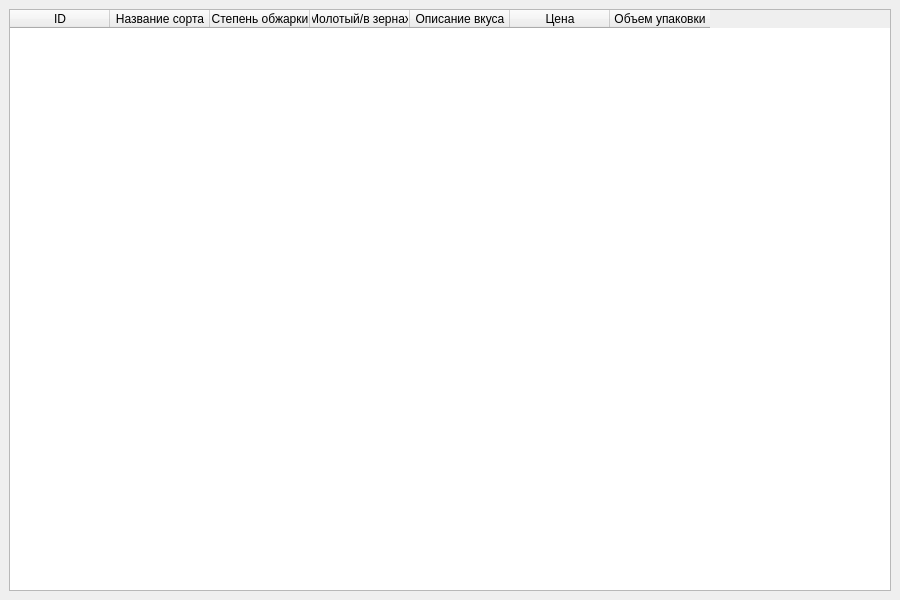
<?xml version="1.0" encoding="UTF-8"?>
<ui version="4.0">
 <class>Window</class>
 <widget class="QMainWindow" name="Window">
  <property name="geometry">
   <rect>
    <x>0</x>
    <y>0</y>
    <width>900</width>
    <height>600</height>
   </rect>
  </property>
  <property name="windowTitle">
   <string>Эспрессо</string>
  </property>
  <widget class="QWidget" name="centralwidget">
   <layout class="QVBoxLayout" name="verticalLayout">
    <item>
     <widget class="QTableWidget" name="table">
      <column>
       <property name="text">
        <string>ID</string>
       </property>
      </column>
      <column>
       <property name="text">
        <string>Название сорта</string>
       </property>
      </column>
      <column>
       <property name="text">
        <string>Степень обжарки</string>
       </property>
      </column>
      <column>
       <property name="text">
        <string>Молотый/в зернах</string>
       </property>
      </column>
      <column>
       <property name="text">
        <string>Описание вкуса</string>
       </property>
      </column>
      <column>
       <property name="text">
        <string>Цена</string>
       </property>
      </column>
      <column>
       <property name="text">
        <string>Объем упаковки</string>
       </property>
      </column>
     </widget>
    </item>
   </layout>
  </widget>
 </widget>
 <resources/>
 <connections/>
</ui>
